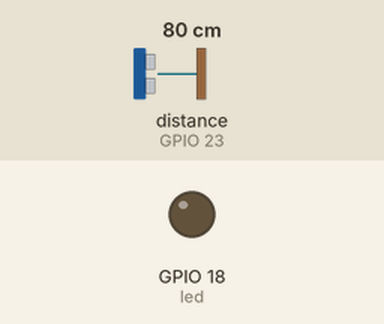
This program was run on a simulated Raspberry Pi (BCM pin numbers). Parts: output pins drawn as LEDs (lit = HIGH). Inputs (shaded band) come from the test bench; at power-on: distance to the obstacle (sensor on GPIO 23) 80 cm.

Above: at 1.2 s.
1.3 s: distance to the obstacle (sensor on GPIO 23) set to 22 cm
2.8 s: distance to the obstacle (sensor on GPIO 23) set to 18 cm
At 3.7 s:
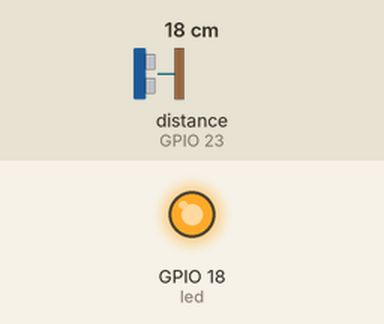
4.5 s: distance to the obstacle (sensor on GPIO 23) set to 35 cm
At 5.5 s:
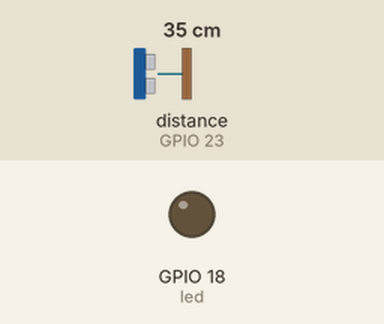
6.2 s: distance to the obstacle (sensor on GPIO 23) set to 2 cm
At 7.0 s:
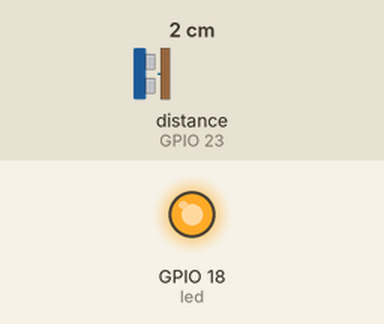
Timing chart, 0 to 8.9 s (numbered marks = the images above; inputs shaded):
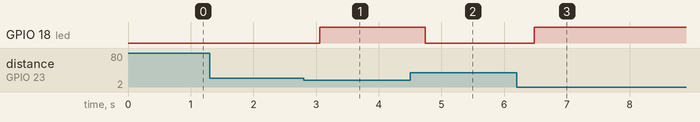

Measured:
- the behaviour switches between 21 and 20 cm on distance to the obstacle (sensor on GPIO 23) (found by bisection; images 0 and 1)
- after the input at 1.3 s, every drawn part: stays the same
- after the input at 2.8 s, GPIO 18 (led): LOW → HIGH after 0.26 s
- after the input at 4.5 s, GPIO 18 (led): HIGH → LOW after 0.24 s
- after the input at 6.2 s, GPIO 18 (led): LOW → HIGH after 0.28 s

The program:

ex07_ultra2.py
```python
from gpiozero import DistanceSensor, LED
from signal import pause

sensor = DistanceSensor(23, 24, max_distance=1, threshold_distance=0.2)
led = LED(18)

sensor.when_in_range = led.on
sensor.when_out_of_range = led.off

pause()
```
